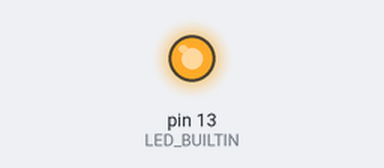
The sketch below on a simulated Arduino Uno, built with avr-gcc and run on an emulated ATmega328P. Shown: output pins drawn as LEDs (lit = HIGH).

Above: at 0.1 s.
At 35.1 s:
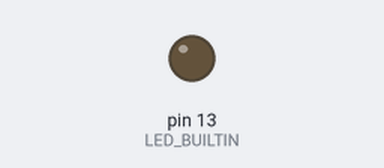
Timing chart, 0 to 39.5 s (numbered marks = the images above):
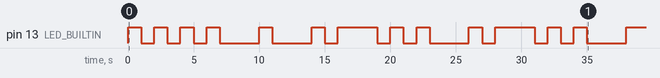

Measured:
- by itself, pin 13 (LED_BUILTIN): LOW → HIGH at 0.00 s, → LOW 1.0 s later, → HIGH 1.0 s later, → LOW 1.0 s later, … (27 changes in this stretch)

The sketch:

M1.ino
```cpp
/*
M1
*/

int shortDelay = 1000;
int longDelay = 3000;

// the setup function runs once when you press reset or power the board
void setup() {
  // initialize digital pin LED_BUILTIN as an output.
  pinMode(LED_BUILTIN, OUTPUT);
}

// the loop function runs over and over again forever
void loop() {
  // H
  digitalWrite(LED_BUILTIN, HIGH);
  delay(shortDelay);
  digitalWrite(LED_BUILTIN, LOW);
  delay(shortDelay);
  digitalWrite(LED_BUILTIN, HIGH);
  delay(shortDelay);
  digitalWrite(LED_BUILTIN, LOW);
  delay(shortDelay);
  digitalWrite(LED_BUILTIN, HIGH);
  delay(shortDelay);
  digitalWrite(LED_BUILTIN, LOW);
  delay(shortDelay);
  digitalWrite(LED_BUILTIN, HIGH);
  delay(shortDelay);
  digitalWrite(LED_BUILTIN, LOW);

  //letter gap
  delay(longDelay);

  // E

  digitalWrite(LED_BUILTIN, HIGH);
  delay(shortDelay);
  digitalWrite(LED_BUILTIN, LOW);

  //letter gap
  delay(longDelay);

  // L
  digitalWrite(LED_BUILTIN, HIGH);
  delay(shortDelay);
  digitalWrite(LED_BUILTIN, LOW);
  delay(shortDelay);
  digitalWrite(LED_BUILTIN, HIGH);
  delay(longDelay);
  digitalWrite(LED_BUILTIN, LOW);
  delay(shortDelay);
  digitalWrite(LED_BUILTIN, HIGH);
  delay(shortDelay);
  digitalWrite(LED_BUILTIN, LOW);
  delay(shortDelay);
  digitalWrite(LED_BUILTIN, HIGH);
  delay(shortDelay);
  digitalWrite(LED_BUILTIN, LOW);

  //letter gap
  delay(longDelay);

  // L
  digitalWrite(LED_BUILTIN, HIGH);
  delay(shortDelay);
  digitalWrite(LED_BUILTIN, LOW);
  delay(shortDelay);
  digitalWrite(LED_BUILTIN, HIGH);
  delay(longDelay);
  digitalWrite(LED_BUILTIN, LOW);
  delay(shortDelay);
  digitalWrite(LED_BUILTIN, HIGH);
  delay(shortDelay);
  digitalWrite(LED_BUILTIN, LOW);
  delay(shortDelay);
  digitalWrite(LED_BUILTIN, HIGH);
  delay(shortDelay);
  digitalWrite(LED_BUILTIN, LOW);

  //letter gap
  delay(longDelay);

  // O
  digitalWrite(LED_BUILTIN, HIGH);
  delay(longDelay);
  digitalWrite(LED_BUILTIN, LOW);
  delay(shortDelay);
  digitalWrite(LED_BUILTIN, HIGH);
  delay(longDelay);
  digitalWrite(LED_BUILTIN, LOW);
  delay(shortDelay);
  digitalWrite(LED_BUILTIN, HIGH);
  delay(longDelay);
  digitalWrite(LED_BUILTIN, LOW);

  //letter gap
  delay(longDelay);

  // SPACE
  delay(7000);

  // I
  digitalWrite(LED_BUILTIN, HIGH);
  delay(shortDelay);
  digitalWrite(LED_BUILTIN, LOW);
  delay(shortDelay);
  digitalWrite(LED_BUILTIN, HIGH);
  delay(shortDelay);
  digitalWrite(LED_BUILTIN, LOW);

  //letter gap
  delay(longDelay);

  // M
  digitalWrite(LED_BUILTIN, HIGH);
  delay(longDelay);
  digitalWrite(LED_BUILTIN, LOW);
  delay(shortDelay);
  digitalWrite(LED_BUILTIN, HIGH);
  delay(longDelay);
  digitalWrite(LED_BUILTIN, LOW);

  //letter gap
  delay(longDelay);

  // U
  digitalWrite(LED_BUILTIN, HIGH);
  delay(shortDelay);
  digitalWrite(LED_BUILTIN, LOW);
  delay(shortDelay);
  digitalWrite(LED_BUILTIN, HIGH);
  delay(shortDelay);
  digitalWrite(LED_BUILTIN, LOW);
  delay(shortDelay);
  digitalWrite(LED_BUILTIN, HIGH);
  delay(longDelay);
  digitalWrite(LED_BUILTIN, LOW);

  //end
  delay(7000);                     // wait for a second
}
```
